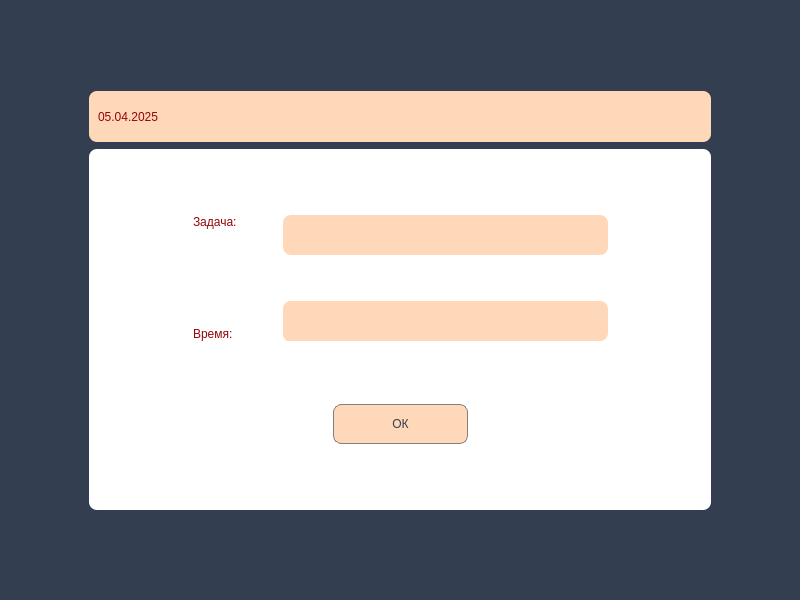
<?xml version="1.0" encoding="UTF-8"?>
<ui version="4.0">
 <class>Add</class>
 <widget class="QDialog" name="Add">
  <property name="geometry">
   <rect>
    <x>0</x>
    <y>0</y>
    <width>800</width>
    <height>600</height>
   </rect>
  </property>
  <property name="windowTitle">
   <string>Добавление задачи</string>
  </property>
  <property name="styleSheet">
   <string notr="true">background-color: #333F51;
</string>
  </property>
  <layout class="QGridLayout" name="gridLayout_2">
   <item row="1" column="1" rowspan="2">
    <layout class="QVBoxLayout" name="verticalLayout_3">
     <item>
      <widget class="QFrame" name="frame_2">
       <property name="minimumSize">
        <size>
         <width>622</width>
         <height>51</height>
        </size>
       </property>
       <property name="styleSheet">
        <string notr="true">background-color: #FFD8BA;
border-radius: 8px;
qproperty-alignment: 'AlignCenter';</string>
       </property>
       <property name="frameShape">
        <enum>QFrame::StyledPanel</enum>
       </property>
       <property name="frameShadow">
        <enum>QFrame::Raised</enum>
       </property>
       <layout class="QGridLayout" name="gridLayout_3">
        <item row="0" column="0">
         <widget class="QLabel" name="task_date">
          <property name="styleSheet">
           <string notr="true">font: 700 20pt &quot;Segoe UI&quot;;
color: #950505;
qproperty-alignment: 'AlignCenter';</string>
          </property>
          <property name="text">
           <string>05.04.2025</string>
          </property>
         </widget>
        </item>
       </layout>
      </widget>
     </item>
     <item>
      <spacer name="verticalSpacer_8">
       <property name="orientation">
        <enum>Qt::Vertical</enum>
       </property>
       <property name="sizeHint" stdset="0">
        <size>
         <width>20</width>
         <height>40</height>
        </size>
       </property>
      </spacer>
     </item>
     <item>
      <widget class="QFrame" name="frame">
       <property name="minimumSize">
        <size>
         <width>619</width>
         <height>361</height>
        </size>
       </property>
       <property name="styleSheet">
        <string notr="true">background-color: #FFFFFF;
border-radius: 8px;</string>
       </property>
       <property name="frameShape">
        <enum>QFrame::StyledPanel</enum>
       </property>
       <property name="frameShadow">
        <enum>QFrame::Raised</enum>
       </property>
       <layout class="QGridLayout" name="gridLayout_4">
        <item row="0" column="2">
         <spacer name="verticalSpacer_5">
          <property name="orientation">
           <enum>Qt::Vertical</enum>
          </property>
          <property name="sizeHint" stdset="0">
           <size>
            <width>20</width>
            <height>40</height>
           </size>
          </property>
         </spacer>
        </item>
        <item row="1" column="0">
         <spacer name="horizontalSpacer_4">
          <property name="orientation">
           <enum>Qt::Horizontal</enum>
          </property>
          <property name="sizeHint" stdset="0">
           <size>
            <width>40</width>
            <height>20</height>
           </size>
          </property>
         </spacer>
        </item>
        <item row="1" column="1" colspan="3">
         <layout class="QGridLayout" name="gridLayout">
          <item row="0" column="0" rowspan="3">
           <layout class="QVBoxLayout" name="verticalLayout">
            <item>
             <widget class="QLabel" name="label_task">
              <property name="styleSheet">
               <string notr="true">font: 700 20pt &quot;Segoe UI&quot;;
color: #950505;</string>
              </property>
              <property name="text">
               <string>Задача:</string>
              </property>
             </widget>
            </item>
            <item>
             <spacer name="verticalSpacer_2">
              <property name="orientation">
               <enum>Qt::Vertical</enum>
              </property>
              <property name="sizeHint" stdset="0">
               <size>
                <width>20</width>
                <height>40</height>
               </size>
              </property>
             </spacer>
            </item>
            <item>
             <widget class="QLabel" name="label_time">
              <property name="styleSheet">
               <string notr="true">font: 700 20pt &quot;Segoe UI&quot;;
color: #950505;</string>
              </property>
              <property name="text">
               <string>Время:</string>
              </property>
             </widget>
            </item>
           </layout>
          </item>
          <item row="2" column="2">
           <widget class="QFrame" name="frame_3">
            <property name="minimumSize">
             <size>
              <width>325</width>
              <height>40</height>
             </size>
            </property>
            <property name="styleSheet">
             <string notr="true">background-color: rgb(255, 216, 186);
font-size: 16pt;</string>
            </property>
            <property name="frameShape">
             <enum>QFrame::StyledPanel</enum>
            </property>
            <property name="frameShadow">
             <enum>QFrame::Raised</enum>
            </property>
            <widget class="QWidget" name="horizontalLayoutWidget">
             <property name="geometry">
              <rect>
               <x>0</x>
               <y>0</y>
               <width>321</width>
               <height>41</height>
              </rect>
             </property>
             <layout class="QHBoxLayout" name="task_time"/>
            </widget>
           </widget>
          </item>
          <item row="1" column="1">
           <spacer name="horizontalSpacer">
            <property name="orientation">
             <enum>Qt::Horizontal</enum>
            </property>
            <property name="sizeHint" stdset="0">
             <size>
              <width>40</width>
              <height>20</height>
             </size>
            </property>
           </spacer>
          </item>
          <item row="1" column="2">
           <spacer name="verticalSpacer">
            <property name="orientation">
             <enum>Qt::Vertical</enum>
            </property>
            <property name="sizeHint" stdset="0">
             <size>
              <width>20</width>
              <height>40</height>
             </size>
            </property>
           </spacer>
          </item>
          <item row="0" column="2">
           <widget class="QLineEdit" name="task_title">
            <property name="minimumSize">
             <size>
              <width>325</width>
              <height>40</height>
             </size>
            </property>
            <property name="styleSheet">
             <string notr="true">background-color: rgb(255, 216, 186);
font-size: 16pt;</string>
            </property>
           </widget>
          </item>
         </layout>
        </item>
        <item row="1" column="4">
         <spacer name="horizontalSpacer_5">
          <property name="orientation">
           <enum>Qt::Horizontal</enum>
          </property>
          <property name="sizeHint" stdset="0">
           <size>
            <width>40</width>
            <height>20</height>
           </size>
          </property>
         </spacer>
        </item>
        <item row="2" column="2">
         <spacer name="verticalSpacer_4">
          <property name="orientation">
           <enum>Qt::Vertical</enum>
          </property>
          <property name="sizeHint" stdset="0">
           <size>
            <width>20</width>
            <height>40</height>
           </size>
          </property>
         </spacer>
        </item>
        <item row="3" column="2">
         <widget class="QPushButton" name="ok_button">
          <property name="minimumSize">
           <size>
            <width>131</width>
            <height>40</height>
           </size>
          </property>
          <property name="styleSheet">
           <string notr="true">QPushButton {
  font: 700 18pt &quot;Segoe UI&quot;;
  background-color: #FFD8BA; 
  border: 1px solid gray;
  border-radius: 8px;
  color: #333F51;
}
QPushButton:pressed {
    background-color: #ebc7ab;
}
</string>
          </property>
          <property name="text">
           <string>ОК</string>
          </property>
         </widget>
        </item>
        <item row="4" column="2">
         <spacer name="verticalSpacer_3">
          <property name="orientation">
           <enum>Qt::Vertical</enum>
          </property>
          <property name="sizeHint" stdset="0">
           <size>
            <width>20</width>
            <height>40</height>
           </size>
          </property>
         </spacer>
        </item>
        <item row="3" column="0" colspan="2">
         <spacer name="horizontalSpacer_2">
          <property name="orientation">
           <enum>Qt::Horizontal</enum>
          </property>
          <property name="sizeHint" stdset="0">
           <size>
            <width>40</width>
            <height>20</height>
           </size>
          </property>
         </spacer>
        </item>
        <item row="3" column="3" colspan="2">
         <spacer name="horizontalSpacer_3">
          <property name="orientation">
           <enum>Qt::Horizontal</enum>
          </property>
          <property name="sizeHint" stdset="0">
           <size>
            <width>40</width>
            <height>20</height>
           </size>
          </property>
         </spacer>
        </item>
       </layout>
      </widget>
     </item>
    </layout>
   </item>
   <item row="1" column="0">
    <spacer name="horizontalSpacer_6">
     <property name="orientation">
      <enum>Qt::Horizontal</enum>
     </property>
     <property name="sizeHint" stdset="0">
      <size>
       <width>70</width>
       <height>20</height>
      </size>
     </property>
    </spacer>
   </item>
   <item row="2" column="2">
    <spacer name="horizontalSpacer_7">
     <property name="orientation">
      <enum>Qt::Horizontal</enum>
     </property>
     <property name="sizeHint" stdset="0">
      <size>
       <width>69</width>
       <height>20</height>
      </size>
     </property>
    </spacer>
   </item>
   <item row="3" column="1">
    <spacer name="verticalSpacer_7">
     <property name="orientation">
      <enum>Qt::Vertical</enum>
     </property>
     <property name="sizeHint" stdset="0">
      <size>
       <width>20</width>
       <height>98</height>
      </size>
     </property>
    </spacer>
   </item>
   <item row="0" column="1">
    <spacer name="verticalSpacer_6">
     <property name="orientation">
      <enum>Qt::Vertical</enum>
     </property>
     <property name="sizeHint" stdset="0">
      <size>
       <width>20</width>
       <height>99</height>
      </size>
     </property>
    </spacer>
   </item>
  </layout>
 </widget>
 <resources/>
 <connections/>
</ui>
